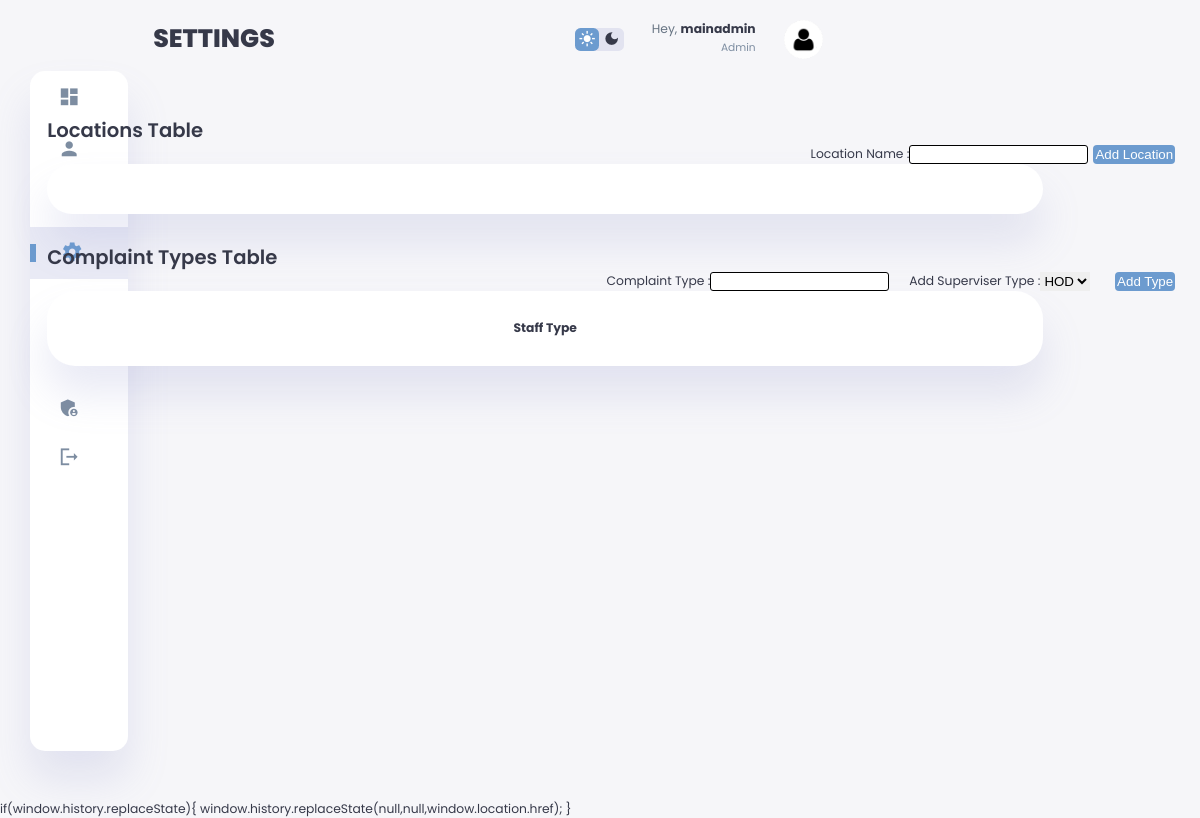
Page /admin/settings.php (signed in) on the earlier database version.
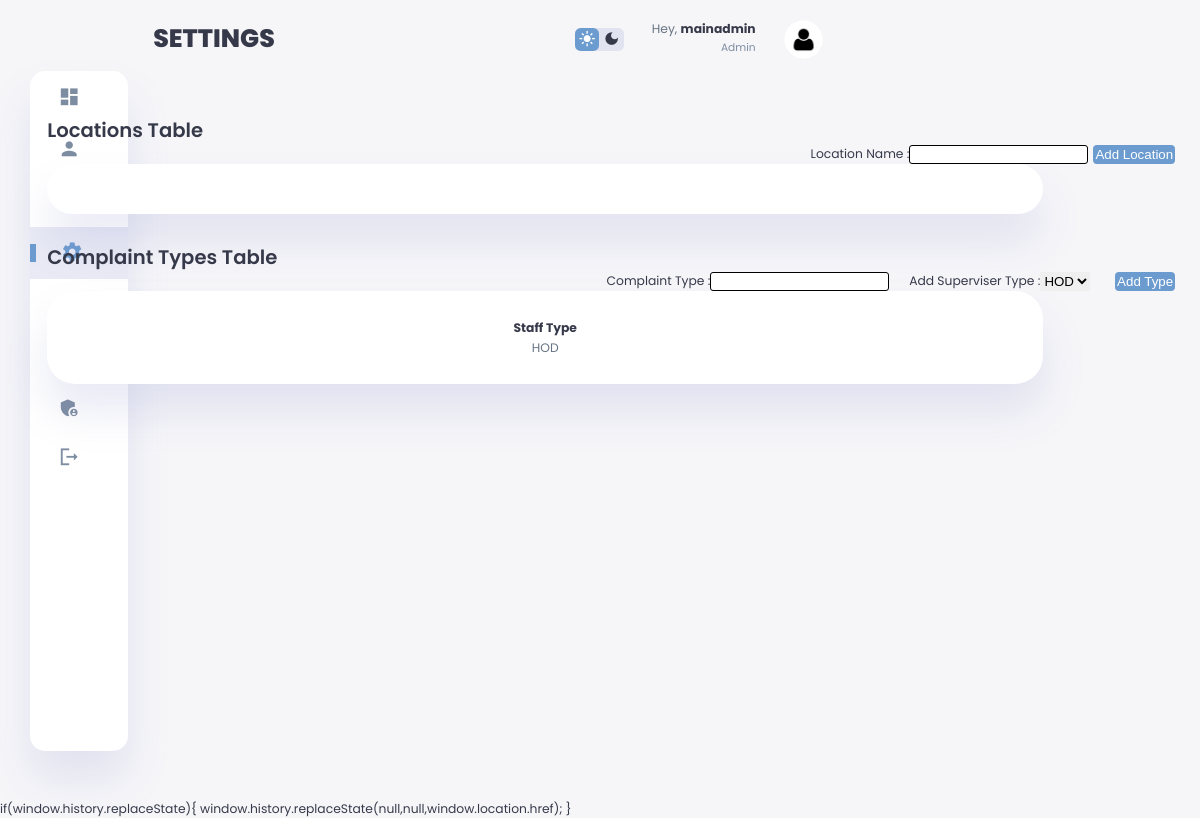
Same page on the later database version.
### tables this page shows
CREATE TABLE `users` (
  `user_id` int(11) NOT NULL,
  `user_name` varchar(50) NOT NULL,
  `name` varchar(50) NOT NULL,
  `email` varchar(100) NOT NULL,
  `password` varchar(255) NOT NULL,
  `role` varchar(20) NOT NULL,
  `status` varchar(20) NOT NULL
);

CREATE TABLE `complaint_type` (
  `type_id` int(11) NOT NULL,
  `type` varchar(50) NOT NULL,
  `admin_type` enum('HOD','Lecturer','Network Manager','Instructor','Technical Officer','Laboratory Attendent','Staff Management Assistant') NOT NULL
);

### admin/settings.php (the view, shortened to what this page needs)
<?php
$user = $_SESSION['user_id'];
$imagePath = "../profileimages/person.png";
include("../connection.php");
$name = "user";
$sql = "select * from users where user_id='$user'";
$result = mysqli_query($con, $sql);
if ($result && mysqli_num_rows($result) > 0) {
    $row = mysqli_fetch_assoc($result);
    $name = $row['name'];
}
$queryComplaintTypes = "SELECT * FROM complaint_type";
$resultComplaintTypes = mysqli_query($con, $queryComplaintTypes);
$staffTypesQuery = "SELECT * FROM admin_types";
$resultStaffTypes = mysqli_query($con,$staffTypesQuery);
?>
<!DOCTYPE html>
<html lang="en">
<head>
    <link rel="stylesheet" href="admin123.css">
    <link rel="stylesheet" href="popupstyle.css">
</head>
<body>
    <div class="container" id="blur">
        <aside>
            <div class="sidebar">
                <a href="dashboard.php">
                    <span class="material-icons-sharp">
                    </span>
                </a>
                <a href="profile.php">
                    <span class="material-icons-sharp">
                    </span>
                </a>
                <a href="manage.php">
                </a>
                <a href="complaints.php" class="active">
                    <span class="material-icons-sharp">
                    </span>
                </a>
                <a href="reports.php">
                </a>
                <a href="create.php">
                </a>
                <a href="createAdmin.php">
                    <span class="material-icons-sharp">
                    </span>
                </a>
                <a href="../logout.php">
                    <span class="material-icons-sharp">
                    </span>
                </a>
            </div>
        </aside>
        <main>
            <h1>SETTINGS</h1>
            <div class="nav">
                <div class="dark-mode">
                    <span class="material-icons-sharp active">
                    </span>
                    <span class="material-icons-sharp">
                    </span>
                </div>
                <div class="profile">
                    <div class="info">
                        <p>Hey, <b><?php echo $name; ?></b></p>
                        <small class="text-muted">Admin</small>
                    </div>
                    <div class="profile-photo">
                        <img src="<?php echo $imagePath; ?>">
                    </div>
                </div>
            </div>
            <div class="recent-orders">
                <h2>Locations Table</h2>
                <form class="form1" method="post" action="">
                    <label for="location_name">Location Name :</label>
                    <input id="location_name" name="location_name" required>
                    <button type="submit" class="btn btn-primary" name="submit_location">Add Location</button>
                </form>
                <table>
                </table>
                <h2>Complaint Types Table</h2>
                <form class="form1" method="POST" action="settings.php">
                    <label for="complaint_type">Complaint Type :</label>
                    <input type="text" id="complaint_type" name="complaint_type" required>
                    <?php
                    if(mysqli_num_rows($resultStaffTypes) > 0)
                    {
                        echo "<label for='staff_type'>Add Superviser Type :</label>";
                        echo "<select name='staff_type' id='staff_type'>";
                        while($row = mysqli_fetch_assoc($resultStaffTypes))
                        {
                            echo '<option value="'.$row["admin_type"]. '" required>'.$row["admin_type"].'</option>';
                        }
                        echo "</select>";
                    }
                    else
                    {
                        echo "No Staff types to choose";
                    }
                    ?>
                    <button type="submit" class="btn btn-primary" name="add_complaint_type">Add Type</button>
                </form>
                <table>
                    <thead>
                        <tr>
                            <th>Staff Type</th>
                        </tr>
                    </thead>
                    <tbody>
                        <?php
                        if (mysqli_num_rows($resultComplaintTypes) > 0) {
                            while ($row = mysqli_fetch_assoc($resultComplaintTypes)) {
                                echo "<tr>";
                                echo "<td>" . $row["admin_type"] . "</td>";
                                echo "</tr>";
                            }
                        } else {
                            echo "<tr><td colspan='3'>No data available</td></tr>";
                        }
                        ?>
                    </tbody>
                </table>
            </div>
        </main>
    </div>
    if(window.history.replaceState){
    window.history.replaceState(null,null,window.location.href);
    }</script>
</body>
</html>

Differences in the rows shown:
added complaint_type: admin_type "HOD"
